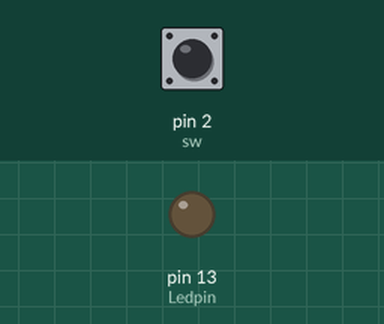
Simulated run of this sketch. Board: Arduino Uno, built with avr-gcc and run on an emulated ATmega328P. Shown: output pins drawn as LEDs (lit = HIGH). The test bench sets the inputs (shaded band); at power-on: pin 2 (sw) HIGH.

Above: at 2.8 s.
2.9 s: pin 2 (sw) pulled LOW for 1.2 s
At 4.3 s:
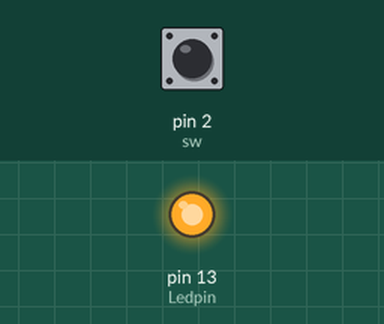
6.5 s: pin 2 (sw) pulled LOW for 3.2 s
At 10.9 s:
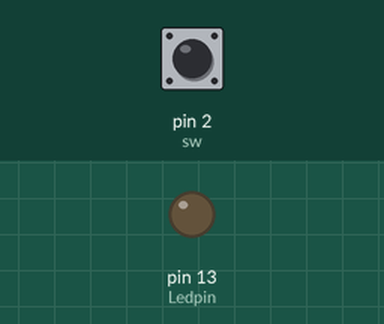
Timing chart, 0 to 12.4 s (numbered marks = the images above; inputs shaded):
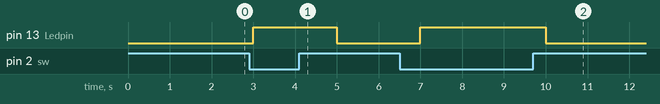

Measured:
- after the input at 2.9 s, pin 13 (Ledpin): LOW → HIGH after 0.10 s, → LOW 2.0 s later
- after the input at 6.5 s, pin 13 (Ledpin): LOW → HIGH after 0.50 s, → LOW 3.0 s later

The sketch:

control_an_LED_based_on_the_state_of_a_switch.ino
```cpp
int Ledpin = 13;
int sw = 2;

void setup() {
  // put your setup code here, to run once:

    pinMode(Ledpin,OUTPUT);
    pinMode(sw,INPUT_PULLUP); // connect positive wire with pullup

}

void loop() {
  // put your main code here, to run repeatedly:

  if(digitalRead(sw) == LOW){

    digitalWrite(Ledpin,HIGH); //voltage on pin 3,5V
    delay(1000); //delay of 1.0 sec

  } else{

    digitalWrite(Ledpin,LOW); //voltage on pin 3,0V
    delay(1000); //delay of 1.0 sec

  }
}
```
